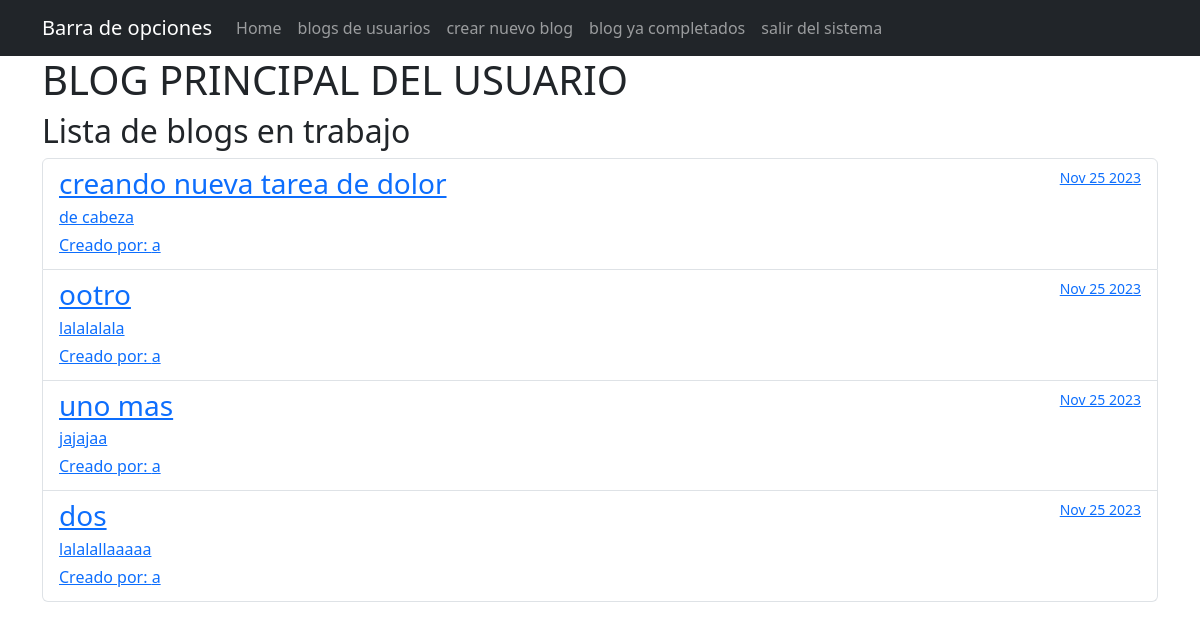
The page /tareas/completas/ (signed in) on the database its author committed.
### tareas/models.py (models this page shows, shortened)
class task(models.Model):
    titulo = models.CharField(max_length=50)
    descripcion = models.TextField(blank=True)
    fecha_inicio = models.DateField(auto_now_add=True)
    fecha_fin = models.DateField(null=True, blank=True)
    importante = models.BooleanField(default=False)
    usuario = models.ForeignKey(User, on_delete=models.CASCADE)

### tareas/views.py (the view)
# urls.py: path('tareas/completas/', views.tareas_completas, name='tareas completas'),
@login_required
def tareas_completas(request):
    tareas = task.objects.filter(
        usuario=request.user, fecha_fin__isnull=False).order_by('-fecha_fin')
    return render(request, 'tareas.html', {'tareas': tareas})

### tareas/templates/tareas.html
{% extends "base.html" %} {% block content %}
<div class="container">
  <h1>BLOG PRINCIPAL DEL USUARIO</h1>
  <h2>Lista de blogs en trabajo</h2>
  {% if tareas %}
  <ul class="list-group">
    {% for task in tareas %}
    <li class="list-group-item">
      <a href="{% url 'detalletarea' task.id %}">
        <div class="d-flex w-100 justify-content-between">
          <h3 class="mb-1">{{ task.titulo }}</h3>
          <small>{{ task.fecha_fin|date:'M j Y' }}</small>
        </div>
        <p class="mb-1">{{ task.descripcion }}</p>
        <p class="mb-1">Creado por: {{ task.usuario.username }}</p>
      </a>
    </li>
    {% endfor %}
  </ul>
  {% else %}
  <p>No hay tareas disponibles.</p>
  {% endif %}
</div>
{% endblock %}

### tareas/templates/base.html (shortened to what this page needs)
<!DOCTYPE html>
<html lang="en">
  <head>
    <link rel="stylesheet" href="https://cdn.jsdelivr.net/npm/bootstrap@5.3.2/dist/css/bootstrap.min.css">
  </head>
  <body>
    <nav class="navbar navbar-expand-lg bg-dark navbar-dark">
      <div class="container">
        <a class="navbar-brand" href="#">Barra de opciones</a>
        <div class="collapse navbar-collapse" id="navbarNav">
          <ul class="navbar-nav">
            {% if request.path != '/' %}
            <li class="nav-item">
              <a href="{% url 'home' %}" class="nav-link" >Home</a>
            </li>
            {% endif %} {% if user.is_authenticated %}
            <li class="nav-item">
              <a href="/tareas" class="nav-link" >blogs de usuarios</a>
            </li>
            <li class="nav-item">
              <a href="/tareas/creando" class="nav-link"class="nav-link">crear nuevo blog</a>
            </li>
            <li class="nav-item">
              <a href="/tareas/completas" class="nav-link">blog ya completados </a>
            </li>
            <li class="nav-item">
              <a href="/logout" class="nav-link"> salir del sistema</a>
            </li>
            {% endif %}
          </ul>
        </div>
      </div>
    </nav>
    {% block content %} {% endblock %}
  </body>
</html>

### rows shown on the page
task: titulo "creando nueva tarea de dolor", fecha_fin "Nov 25 2023", descripcion "de cabeza", usuario.username "a"
task: titulo "ootro", fecha_fin "Nov 25 2023", descripcion "lalalalala", usuario.username "a"
task: titulo "uno mas", fecha_fin "Nov 25 2023", descripcion "jajajaa", usuario.username "a"
task: titulo "dos", fecha_fin "Nov 25 2023", descripcion "lalalallaaaaa", usuario.username "a"
